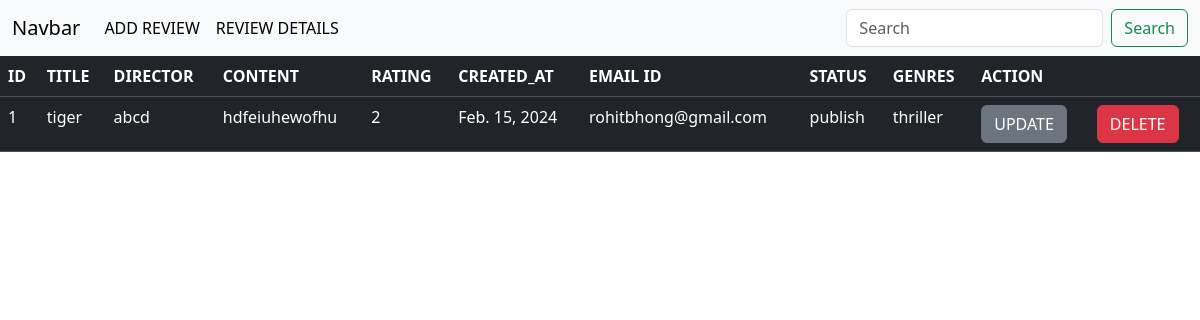
The page /show on the database as committed earlier.
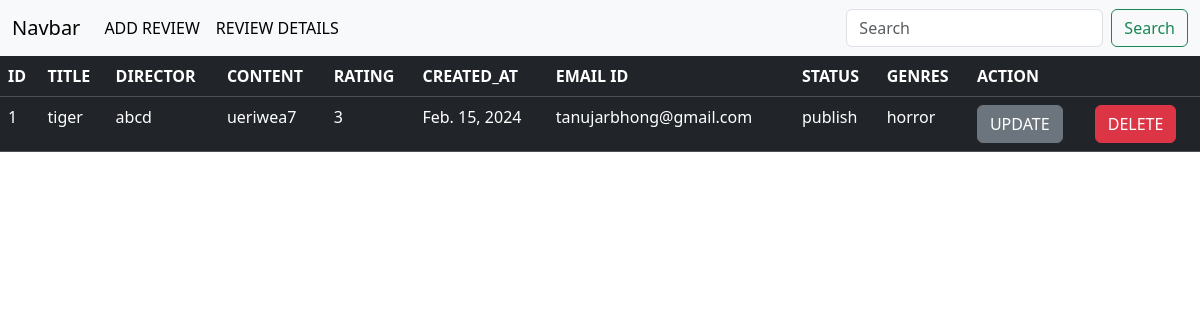
The same page on the database as committed later.
### app1/models.py (models this page shows)
class Review(models.Model):
    s = [('publish', 'publish'), ('not publish', 'not publish')]
    g = [('action', 'action'), ('thriller', 'thriller'), ('horror', 'horror'), ('sci-fi', 'sci-fi'), ('comedy', 'comedy')]
    r_id = models.IntegerField(primary_key=True)
    title = models.CharField(max_length=200)
    director = models.CharField(max_length=100)
    content = models.CharField(max_length=200)
    rating = models.IntegerField()
    created_at = models.DateField()
    email = models.EmailField()
    status = models.CharField(max_length=50, choices=s)
    genres = models.CharField(max_length=50, choices=g)

### app1/views.py (the view)
# urls.py: path('show', show_view, name='show_url'),
def show_view(request):
    obj = Review.objects.all()
    return render(request, 'app1/show.html', {'form':obj})

### templates/app1/show.html
{% extends 'base.html' %}
{% block content %}
<center>
<table class="table table-dark">
    <thead>
        <tr>
            <th>ID</th>
            <th>TITLE</th>
            <th>DIRECTOR</th>
            <th>CONTENT</th>
            <th>RATING</th>
            <th>CREATED_AT</th>
            <th>EMAIL ID</th>
            <th>STATUS</th>
            <th>GENRES</th>
            <th colspan="2">ACTION</th>
        </tr>
    </thead>
    <tbody>
        {% for i in form %}
        <tr>
            <td>{{ i.r_id }}</td>
            <td>{{ i.title }}</td>
            <td>{{ i.director }}</td>
            <td>{{ i.content }}</td>
            <td>{{ i.rating }}</td>
            <td>{{ i.created_at }}</td>
            <td>{{ i.email }}</td>
            <td>{{ i.status }}</td>
            <td>{{ i.genres }}</td>
            <td><a href="{% url 'update_url' i.r_id %}"><button class="btn btn-secondary" type="button">UPDATE</button></a></td>
            <td><a href="{% url 'delete_url' i.r_id %}"><button class="btn btn-danger" type="button">DELETE</button></a></td>
        </tr>
        {% endfor %}
    </tbody>
</table>
</center>
{% endblock %}

### templates/base.html (shortened to what this page needs)
<!DOCTYPE html>
<html lang="en">
<head>
    <link href="https://cdn.jsdelivr.net/npm/bootstrap@5.3.3/dist/css/bootstrap.min.css" rel="stylesheet">
</head>
<body>
<nav class="navbar navbar-expand-lg navbar-light bg-light">
  <div class="container-fluid">
    <a class="navbar-brand" href="#">Navbar</a>
    <div class="collapse navbar-collapse" id="navbarSupportedContent">
      <ul class="navbar-nav me-auto mb-2 mb-lg-0">
        <li class="nav-item">
          <a class="nav-link active" aria-current="page" href="{% url 'create_url' %}">ADD REVIEW</a>
        </li>
        <li class="nav-item">
          <a class="nav-link active" aria-current="page" href="{% url 'show_url' %}">REVIEW DETAILS</a>
        </li>
      </ul>
      <form class="d-flex">
        <input class="form-control me-2" type="search" placeholder="Search" aria-label="Search">
        <button class="btn btn-outline-success" type="submit">Search</button>
      </form>
    </div>
  </div>
</nav>
{% block content %}
{% endblock %}
</body>
</html>

Rows that differ between the two databases and show on the page:
changed Review "tiger": content "hdfeiuhewofhu" → "ueriwea7"; rating "2" → "3"; email "rohitbhong@gmail.com" → "tanujarbhong@gmail.com"; genres "thriller" → "horror"
